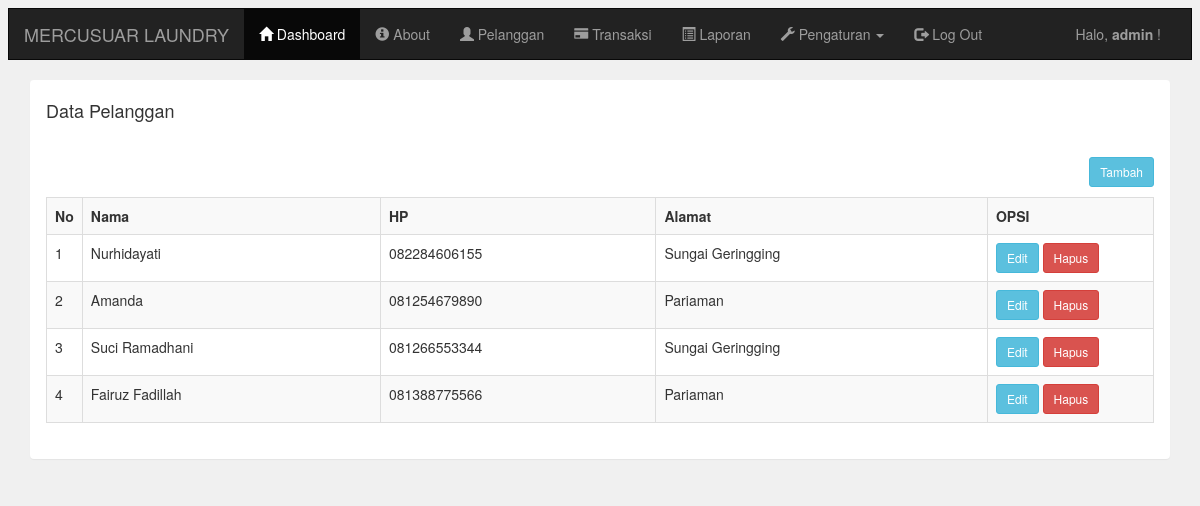
The page /admin/pelanggan.php (signed in) on the database its author committed.
### tables this page shows
CREATE TABLE `pelanggan` (
  `pelanggan_id` int(11) NOT NULL,
  `pelanggan_nama` varchar(225) NOT NULL,
  `pelanggan_hp` varchar(225) NOT NULL,
  `pelanggan_alamat` text NOT NULL
);

### admin/pelanggan.php (the view)
<?php include 'header.php'; ?>
<div class="container">
    <div class="panel">
        <div class="panel-heading">
            <h4>Data Pelanggan</h4>
        </div>
        <div class="panel-body">
            <a href="pelanggan_tambah.php" class="btn btn-sm btn-info pull-right">Tambah</a>
            <br/>
            <br/>
            <table class="table table-bordered table-striped">
                <tr>
                    <th width="1%">No</th>
                    <th>Nama</th>
                    <th>HP</th>
                    <th>Alamat</th>
                    <th width="15%">OPSI</th>
                </tr>
                <?php
                include '../koneksi.php';
                $data = mysqli_query($koneksi,"select * from pelanggan");
                $no = 1;
                while($d=mysqli_fetch_array($data)){
                    ?>
                    <tr>
                        <td><?php echo $no++; ?></td>
                        <td><?php echo $d['pelanggan_nama']; ?></td>
                        <td><?php echo $d['pelanggan_hp']; ?></td>
                        <td><?php echo $d['pelanggan_alamat']; ?></td>
                        <td>
                            <a href="pelanggan_edit.php?id=<?php echo $d['pelanggan_id']; ?>" class="btn btn-sm btn-info">Edit</a>
                            <a href="pelanggan_hapus.php?id=<?php echo $d['pelanggan_id']; ?>" class="btn btn-sm btn-danger">Hapus</a>
                        </td>
                    </tr>
                    <?php
                }
                ?>
            </table>
        </div>
    </div>
</div>
<?php include 'footer.php'; ?>

### rows shown on the page
pelanggan: pelanggan_nama "Nurhidayati", pelanggan_hp "082284606155", pelanggan_alamat "Sungai Geringging"
pelanggan: pelanggan_nama "Amanda", pelanggan_hp "081254679890", pelanggan_alamat "Pariaman"
pelanggan: pelanggan_nama "Suci Ramadhani", pelanggan_hp "081266553344", pelanggan_alamat "Sungai Geringging"
pelanggan: pelanggan_nama "Fairuz Fadillah", pelanggan_hp "081388775566", pelanggan_alamat "Pariaman"

### other values the page prints
$_SESSION['username'] "admin"
